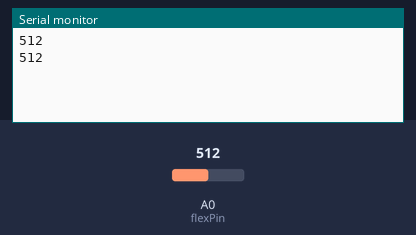
Simulated run of this sketch. Board: Arduino Uno, built with avr-gcc and run on an emulated ATmega328P. Parts: the last lines printed to the serial monitor. The inputs (shaded band) are chosen by the test bench; at power-on: A0 (flexPin) = 512.

Above: at 2.8 s.
2.9 s: A0 (flexPin) set to 716
At 4.9 s:
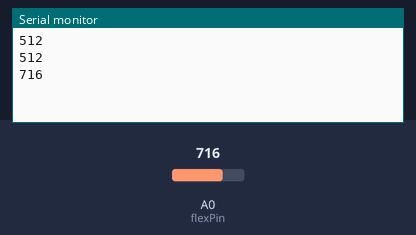
5.6 s: A0 (flexPin) set to 900
At 6.4 s:
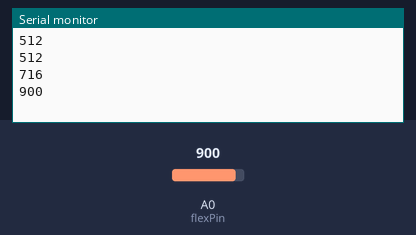
Timing chart, 0 to 8.6 s (numbered marks = the images above; inputs shaded):
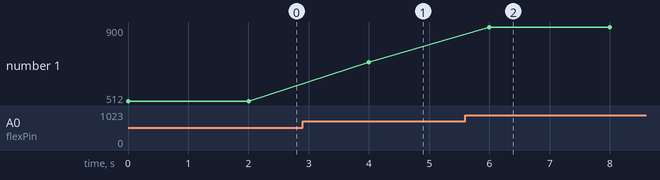

Measured:
- after the input at 2.9 s, the serial monitor: prints a new line after 1.1 s (image 1)
- after the input at 5.6 s, the serial monitor: prints a new line after 0.40 s (image 2)
- plotted number 1: 512 → 716 after the input at 2.9 s, 716 → 900 after the input at 5.6 s

The sketch:

Flex_Sensor.ino
```cpp
int flexPin = A0;

void setup() {
  Serial.begin(9600);
}

void loop() {
  int sensorValue = analogRead(flexPin);
  Serial.println(sensorValue);
  delay(2000);
}
```
